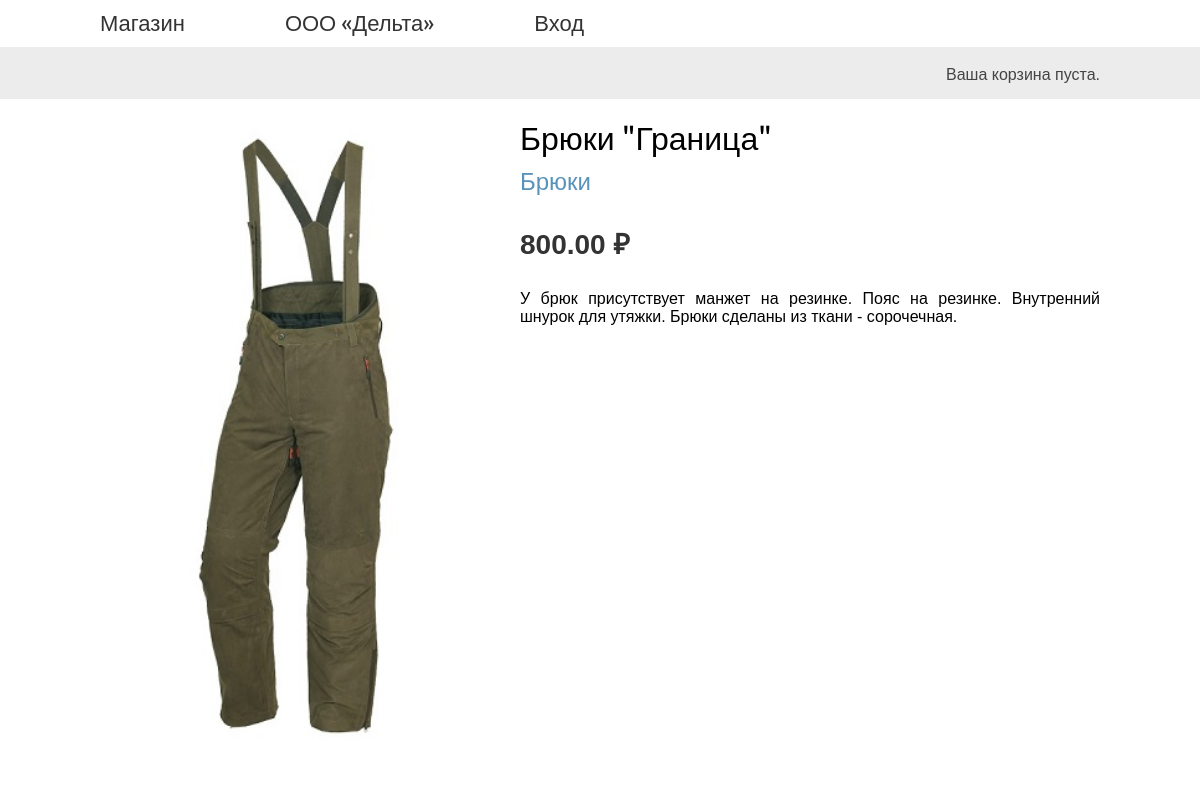
Screenshot of /3/bryuki-granica/ with the database file from the repository.
### shop/models.py (models this page shows, shortened)
class Product(models.Model):
    category = models.ForeignKey(Category, related_name='product', on_delete=models.CASCADE)
    name = models.CharField(max_length=200, db_index=True)
    slug = models.SlugField(max_length=200, db_index=True)
    image = models.ImageField(upload_to='products/%Y/%m/%d', blank=True)
    description = models.TextField(blank=True)
    price = models.DecimalField(max_digits=10, decimal_places=2)
    stock = models.PositiveIntegerField()
    available = models.BooleanField(default=True)
    created = models.DateTimeField(auto_now_add=True)
    updated = models.DateTimeField(auto_now=True)
    class Meta:
        ordering = ('name',)
        index_together = (('id', 'slug'),)

class Category(models.Model):
    name = models.CharField(max_length=200, db_index=True, verbose_name='Имя')
    slug = models.SlugField(max_length=200, db_index=True, unique=True)
    class Meta:
        ordering = ('name',)
        verbose_name = 'Категория'
        verbose_name_plural = 'Категории'
    def __str__(self):
        return self.name
    def get_absolute_url(self):
        return reverse('shop:product_list_by_category', args=[self.slug])

### shop/views.py (the view)
def product_detail(request, id, slug):
    product = get_object_or_404(Product,
                                id=id,
                                slug=slug,
                                available=True)
    cart_product_form = CartAddProductForm()
    return render(request, 'shop/product/detail.html', {'product': product,
    'cart_product_form': cart_product_form})

### cart/cart.py (called while the page is built)
    def __len__(self):
        return sum(item['quantity'] for item in self.cart.values())

### cart/context_processors.py (called while the page is built)
def cart(request):
    return {'cart': Cart(request)}

### shop/templates/shop/product/detail.html (shortened to what this page needs)
{% extends "shop/base.html" %}
{% load static %}
{% block content %}
    <div class="product-detail">
        <img src="{% if product.image %}{{ product.image.url }}{% else %}{% static "img/no_image.png" %}{% endif %}">
        <h1>{{ product.name }}</h1>
        <h2><a href="{{ product.category.get_absolute_url }}">{{ product.category }}</a></h2>
        <p class="price">{{ product.price }} ₽</p>
        {{ product.description|linebreaks }}
    </div>
{% endblock %}

### shop/static/css/base.css (style rules this page uses)
body { margin:0; padding:0; font-family:helvetica, sans-serif; }
h1, h2, h3, h4, h5 , h6 { font-family: 'Ubuntu', sans-serif; font-weight:normal; }
a { text-decoration:none; color:#5993bb; }
.product-detail { text-align:justify; }
.product-detail .price { color:#333; font-size:28px; font-weight:bold; }
.product-detail img { width:40%; float:left; padding:0 20px 20px 0; }
.product-detail h1 { margin-bottom:0; }
.product-detail h2 { margin-top:10px; }

### rows the page displays
Product: image (picture), name "Брюки \"Граница\"", category "Брюки", price "800.00", description "У брюк присутствует манжет на резинке. Пояс на резинке. Внутренний шнурок для утяжки. Брюки сделаны из ткани - сорочечная."
